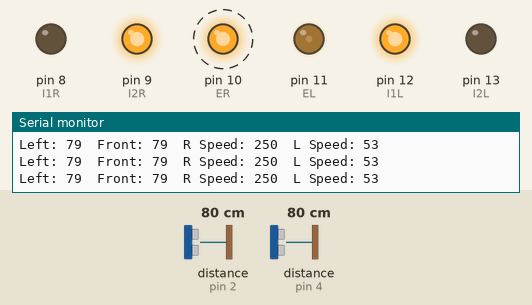
A sketch run on a simulated Arduino Uno, built with avr-gcc and run on an emulated ATmega328P. Parts: output pins drawn as LEDs (lit = HIGH), the last lines printed to the serial monitor. Wiring (inferred from the names in the program): 2 × ultrasonic range finder: trigger pin 3, echo pin 2 / trigger pin 5, echo pin 4. Dashed ring = blinking. Inputs (shaded band) come from the test bench; at power-on: distance to the obstacle (sensors on pin 2, pin 4) 80 cm. The echo pulse lasts 58.3 µs per cm; pins used as bus, display or sensor lines are not drawn.

Above: at 1.2 s.
1.3 s: distance to the obstacle (sensor on pin 2) set to 120 cm
At 1.7 s:
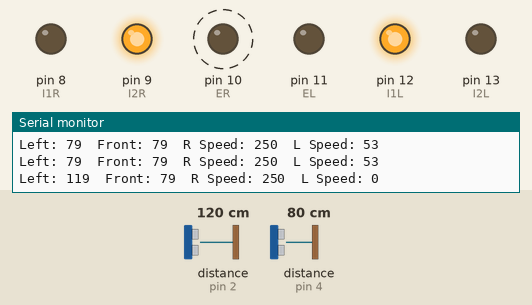
4.3 s: distance to the obstacle (sensor on pin 2) set to 103 cm
7.3 s: distance to the obstacle (sensor on pin 2) set to 94 cm
At 7.56 s:
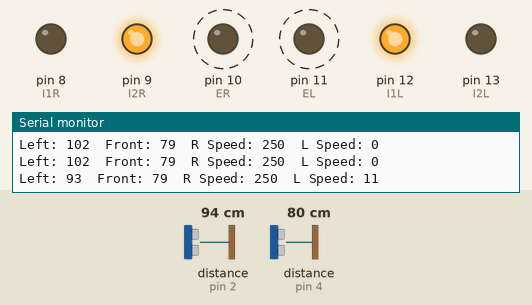
10.3 s: distance to the obstacle (sensor on pin 2) set to 60 cm
At 11.8 s:
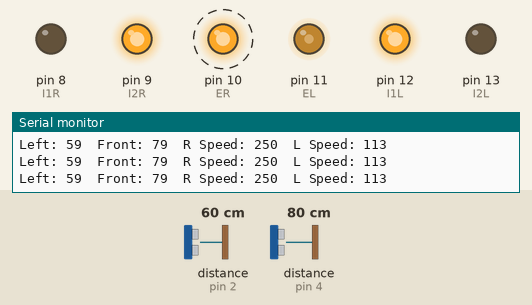
13.3 s: distance to the obstacle (sensor on pin 4) set to 120 cm
16.3 s: distance to the obstacle (sensor on pin 2) set to 47 cm
Timing chart, 0 to 20.3 s (numbered marks = the images above; inputs shaded):
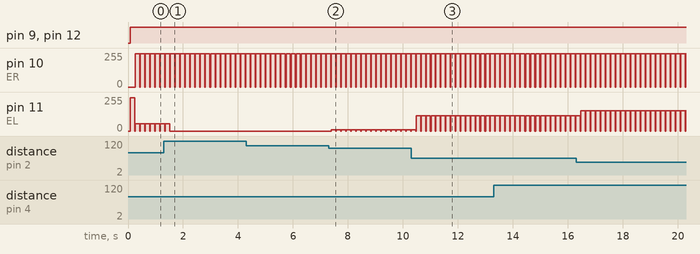

The sketch:

new_method.ino
```cpp
#define ER 10  // Enable Pin for right motor
#define EL 11  // Enable Pin for left motor

#define I1R 8  // Control pin 1 for motor 1
#define I2R 9  // Control pin 2 for motor 1
#define I1L 12  // Control pin 1 for motor 2
#define I2L 13  // Control pin 2 for motor 2

// Define echo and trigger pins for sensors

//Left Sensor
#define echoPinL 2
#define trigPinL 3

//Front Sensor
#define echoPinF 4
#define trigPinF 5

long last_distanceL, last_distanceF, last_distanceR;

//Initialising PID constants
float Kp = 3; //~0.7 - 1 seems to work on smoother surfaces
float Ki = 0.002;
float Kd = 1.3;

//Initialising PID variables
float integral = 0;
float derivative = 0;
float last_error = 0;
float error = 0;

//Nominated velocity and distance from wall the car aims to keep
int vNomR = 200;
int vNomL = 200;
int dNom = 30;
int VR, VL;

float threshold = 20;

void setup() {

    Serial.begin(9600);

    pinMode(ER, OUTPUT);
    pinMode(EL, OUTPUT);

    pinMode(I1R, OUTPUT);
    pinMode(I2R, OUTPUT);
    pinMode(I1L, OUTPUT);
    pinMode(I2L, OUTPUT);

    pinMode(trigPinL, OUTPUT);
    pinMode(trigPinF, OUTPUT);

    pinMode(echoPinL, INPUT);
    pinMode(echoPinF, INPUT);
}

void loop() {

    //Get distances from each sensor
    long distanceL = getDistance(trigPinL, echoPinL);
    long distanceF = getDistance(trigPinF, echoPinF);
    delay(50);

    digitalWrite(ER, LOW);
    digitalWrite(EL, LOW);
    delay(20);

    //if(distanceL < 20) distanceL = 0;
    error = distanceL - dNom;

    VR = vNomR + Kp*error;
    VL = vNomL - Kp*error;

    //The front sensor takes control if about to crash and nothing is close to left sensor
    if (distanceF < 50 || distanceL < 40 || last_distanceF < 50 || last_distanceL < 40){
      VR = 0;
      VL = 250;
    }

    //Set min and max for each velocity (0-250)
    if(VR > 250) VR = 250;
    if(VR < 0) VR = 0;
    if(VL > 250) VL = 250;
    if(VL < 0) VL = 0;

    Serial.print("Left: ");
    Serial.print(distanceL);
    Serial.print("\tFront: ");
    Serial.print(distanceF);
    Serial.print("\tR Speed: ");
    Serial.print(VR);
    Serial.print("\tL Speed: ");
    Serial.print(VL);
    Serial.println("");

    //Set speeds of motors
    analogWrite(ER, VR);
    analogWrite(EL, VL);

    //low high high low makes motors go forward
    digitalWrite(I1R, LOW);
    digitalWrite(I2R, HIGH);
    digitalWrite(I1L, HIGH);
    digitalWrite(I2L, LOW);

    last_distanceL = distanceL;
    last_distanceF = distanceF;

    delay(100);
}

long getDistance (int trigPin, int echoPin){

    //The following trigPin/echoPin cycle is used to determine the distance of the nearest object by bouncing soundwaves off of it.
    digitalWrite(trigPin, LOW);
    delayMicroseconds(2);
    digitalWrite(trigPin, HIGH);
    delayMicroseconds(10);
    digitalWrite(trigPin, LOW);
    long duration = pulseIn(echoPin, HIGH);

    //Calculate the distance (in cm) based on the speed of sound.
    long distance = duration/58.2;

    return distance;
}

void turnLeft(){

    //Set speeds of motors
    analogWrite(ER, 250);
    analogWrite(EL, 0);

    //low high high low makes motors go forward
    digitalWrite(I1R, LOW);
    digitalWrite(I2R, HIGH);
    digitalWrite(I1L, HIGH);
    digitalWrite(I2L, LOW);
    delay(200);

    //Set speeds of motors
    analogWrite(ER, 125);
    analogWrite(EL, 175);

    //low high high low makes motors go forward
    digitalWrite(I1R, LOW);
    digitalWrite(I2R, HIGH);
    digitalWrite(I1L, HIGH);
    digitalWrite(I2L, LOW);
    delay(3000);
}
```

Measured:
- the behaviour switches between 98 and 97 cm on distance to the obstacle (sensor on pin 2) (found by bisection; images 1 and 2)
- after the input at 1.3 s, pin 11 (EL): goes on until 1.5 s, then stays 0/255
- after the input at 7.3 s, pin 11 (EL): alternates 11/255 for 0.16 s and 0/255 for 0.02 s, starting after 0.09 s
- by itself, pin 10 (ER): alternates 248/255 for 0.16 s and 0/255 for 0.02 s
- by itself, pin 11 (EL): repeats every 0.18 s: 0/255 0.02 s, 53/255 0.16 s
